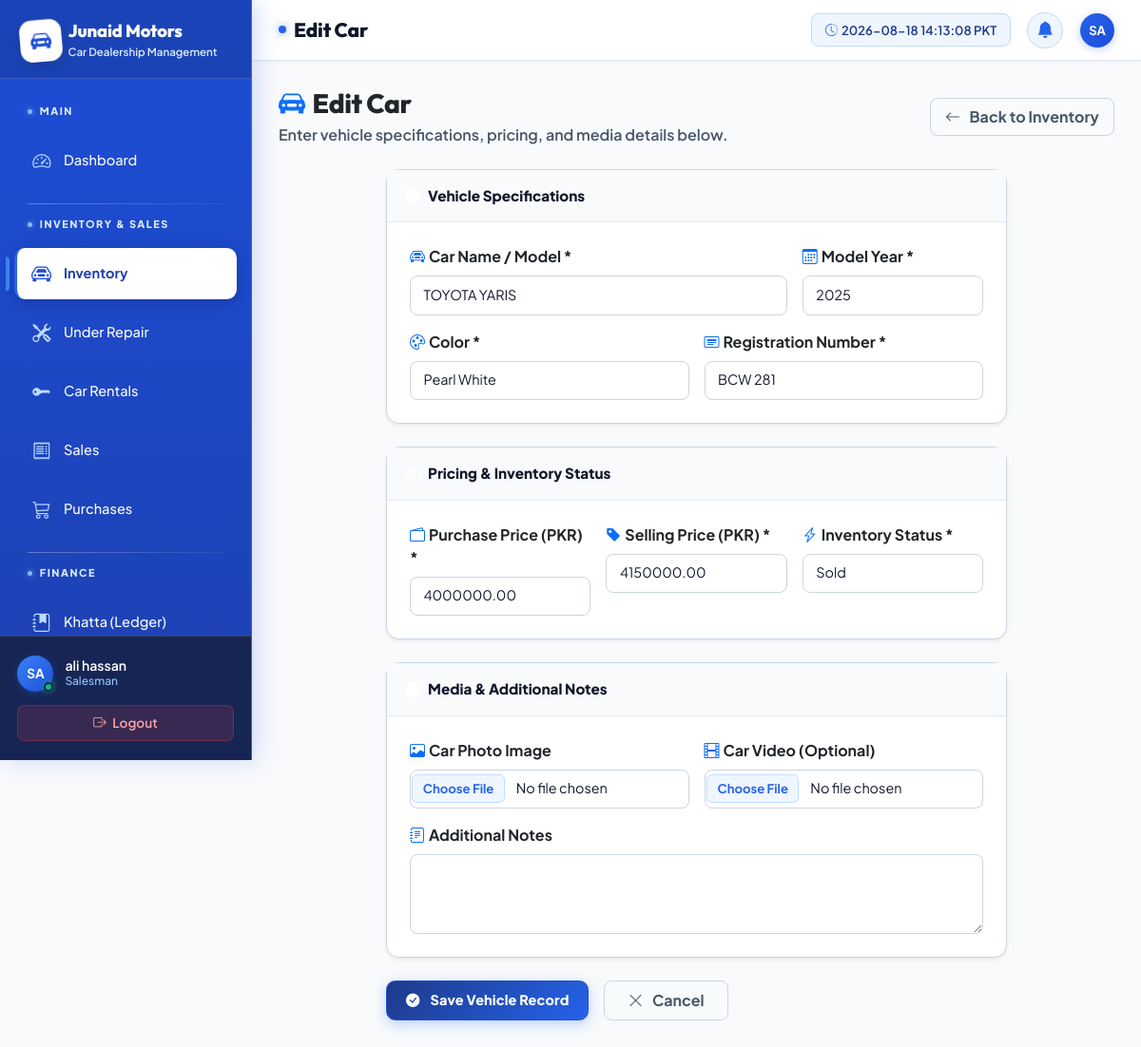
The app's page /inventory/15/edit/ (signed in) with its own data.
### apps/staff/models.py (models this page shows, shortened)
class StaffProfile(models.Model):
    ROLE_CHOICES = [
        ('admin', 'Admin'),
        ('manager', 'Manager'),
        ('salesman', 'Salesman'),
        ('accountant', 'Accountant'),
    ]
    user = models.OneToOneField(User, on_delete=models.CASCADE)
    role = models.CharField(max_length=20, choices=ROLE_CHOICES)
    phone = models.CharField(max_length=20)
    is_active = models.BooleanField(default=True)

### apps/inventory/models.py (models this page shows, shortened)
class Car(models.Model):
    STATUS_CHOICES = [
        ('available', 'Available'),
        ('reserved', 'Reserved'),
        ('sold', 'Sold'),
        ('under_repair', 'Under Repair'),
    ]
    name = models.CharField(max_length=200)
    model_year = models.IntegerField()
    color = models.CharField(max_length=100)
    registration_no = models.CharField(max_length=50, unique=True)
    purchase_price = models.DecimalField(max_digits=12, decimal_places=2)
    selling_price = models.DecimalField(max_digits=12, decimal_places=2)
    status = models.CharField(max_length=20, choices=STATUS_CHOICES, default='available')
    image = models.ImageField(upload_to='cars/', blank=True, null=True)
    video = models.FileField(upload_to='car_videos/', blank=True, null=True)
    entry_date = models.DateField(auto_now_add=True)
    notes = models.TextField(blank=True)

### apps/inventory/views.py (the view)
# urls.py: path('<int:pk>/edit/', views.edit_car, name='edit_car'),
@login_required
def edit_car(request, pk):
    car = get_object_or_404(Car, pk=pk)
    if request.method == 'POST':
        form = CarForm(request.POST, request.FILES, instance=car)
        if form.is_valid():
            form.save()
            messages.success(request, 'Car updated successfully.')
            return redirect('car_detail', pk=pk)
    else:
        form = CarForm(instance=car)
    return render(request, 'inventory/form.html', {'form': form, 'title': 'Edit Car', 'car': car})

### apps/inventory/forms.py
class CarForm(forms.ModelForm):
    class Meta:
        model = Car
        fields = ['name', 'model_year', 'color', 'registration_no',
                  'purchase_price', 'selling_price', 'status', 'image', 'video', 'notes']
        widgets = {
            'name': forms.TextInput(attrs={'class': DARK_INPUT, 'placeholder': 'e.g. Toyota Corolla'}),
            'model_year': forms.NumberInput(attrs={'class': DARK_INPUT, 'placeholder': '2023'}),
            'color': forms.TextInput(attrs={'class': DARK_INPUT, 'placeholder': 'e.g. Pearl White'}),
            'registration_no': forms.TextInput(attrs={'class': DARK_INPUT, 'placeholder': 'ABC-123'}),
            'purchase_price': forms.NumberInput(attrs={'class': DARK_INPUT, 'placeholder': 'Rs.'}),
            'selling_price': forms.NumberInput(attrs={'class': DARK_INPUT, 'placeholder': 'Rs.'}),
            'status': forms.Select(attrs={'class': DARK_SELECT}),
            'image': forms.FileInput(attrs={'class': DARK_INPUT}),
            'video': forms.FileInput(attrs={'class': DARK_INPUT}),
            'notes': forms.Textarea(attrs={'class': DARK_TEXTAREA, 'rows': 3}),
        }

### apps/dashboard/context_processors.py (called while the page is built)
def overdue_count(request):
    if request.user.is_authenticated:
        today = timezone.now().date()
        count = Installment.objects.filter(
            Q(status='overdue') | Q(status='pending', due_date__lt=today)
        ).count()
        return {'overdue_count': count}
    return {'overdue_count': 0}

### templates/inventory/form.html (shortened to what this page needs)
{% extends 'base.html' %}
{% block page_title %}{{ title }}{% endblock %}
{% block content %}
<div class="mb-4 d-flex align-items-center justify-content-between">
  <div>
    <h3 class="mb-1 text-dark fw-extra-bold"><i class="bi bi-car-front-fill text-primary me-2"></i>{{ title }}</h3>
    <p class="text-muted-custom mb-0 fs-7">Enter vehicle specifications, pricing, and media details below.</p>
  </div>
  <a href="{% url 'inventory_list' %}" class="btn-ghost fw-bold">
    <i class="bi bi-arrow-left me-1"></i>Back to Inventory
  </a>
</div>
<div class="row justify-content-center">
  <div class="col-lg-9">
    <form method="post" enctype="multipart/form-data">
      <div class="card mb-4 shadow-sm border-0" style="border:1px solid #CBD5E1 !important;">
        <div class="card-header bg-primary text-white py-3 fw-extra-bold">
          <i class="bi bi-info-circle-fill me-2 text-white"></i>Vehicle Specifications
        </div>
        <div class="card-body p-4">
          <div class="row g-3">
            <div class="col-md-8">
              <label class="form-label fw-bold text-dark fs-7">
                <i class="bi bi-car-front me-1 text-primary"></i>Car Name / Model *
              </label>
              {{ form.name }}
            </div>
            <div class="col-md-4">
              <label class="form-label fw-bold text-dark fs-7">
                <i class="bi bi-calendar3 me-1 text-primary"></i>Model Year *
              </label>
              {{ form.model_year }}
            </div>
            <div class="col-md-6">
              <label class="form-label fw-bold text-dark fs-7">
                <i class="bi bi-palette me-1 text-primary"></i>Color *
              </label>
              {{ form.color }}
            </div>
            <div class="col-md-6">
              <label class="form-label fw-bold text-dark fs-7">
                <i class="bi bi-card-heading me-1 text-primary"></i>Registration Number *
              </label>
              {{ form.registration_no }}
            </div>
          </div>
        </div>
      </div>
      <div class="card mb-4 shadow-sm border-0" style="border:1px solid #CBD5E1 !important;">
        <div class="card-header bg-primary text-white py-3 fw-extra-bold">
          <i class="bi bi-cash-stack me-2 text-white"></i>Pricing & Inventory Status
        </div>
        <div class="card-body p-4">
          <div class="row g-3">
            <div class="col-md-4">
              <label class="form-label fw-bold text-dark fs-7">
                <i class="bi bi-wallet2 me-1 text-primary"></i>Purchase Price (PKR) *
              </label>
              {{ form.purchase_price }}
            </div>
            <div class="col-md-4">
              <label class="form-label fw-bold text-dark fs-7">
                <i class="bi bi-tag-fill me-1 text-primary"></i>Selling Price (PKR) *
              </label>
              {{ form.selling_price }}
            </div>
            <div class="col-md-4">
              <label class="form-label fw-bold text-dark fs-7">
                <i class="bi bi-lightning-charge me-1 text-primary"></i>Inventory Status *
              </label>
              {{ form.status }}
            </div>
          </div>
        </div>
      </div>
      <div class="card mb-4 shadow-sm border-0" style="border:1px solid #CBD5E1 !important;">
        <div class="card-header bg-primary text-white py-3 fw-extra-bold">
          <i class="bi bi-camera-reels-fill me-2 text-white"></i>Media & Additional Notes
        </div>
        <div class="card-body p-4">
          <div class="row g-3">
            <div class="col-md-6">
              <label class="form-label fw-bold text-dark fs-7">
                <i class="bi bi-image me-1 text-primary"></i>Car Photo Image
              </label>
              {{ form.image }}
            </div>
            <div class="col-md-6">
              <label class="form-label fw-bold text-dark fs-7">
                <i class="bi bi-film me-1 text-primary"></i>Car Video (Optional)
              </label>
              {{ form.video }}
            </div>
            <div class="col-12">
              <label class="form-label fw-bold text-dark fs-7">
                <i class="bi bi-journal-text me-1 text-primary"></i>Additional Notes
              </label>
              {{ form.notes }}
            </div>
          </div>
        </div>
      </div>
      <div class="d-flex align-items-center gap-3 mt-4 mb-5">
        <button type="submit" class="btn-add-car px-4 py-2 fs-6 shadow-sm">
          <i class="bi bi-check-circle-fill me-1"></i>Save Vehicle Record
        </button>
        <a href="{% url 'inventory_list' %}" class="btn-ghost px-4 py-2 fs-6 fw-bold">
          <i class="bi bi-x-lg me-1"></i>Cancel
        </a>
      </div>
    </form>
  </div>
</div>
{% endblock %}

### templates/base.html (shortened to what this page needs)
{% load static %}
{% load humanize %}
<!DOCTYPE html>
<html lang="en" data-bs-theme="light">
<head>
  <link rel="stylesheet" href="https://cdn.jsdelivr.net/npm/bootstrap@5.3.3/dist/css/bootstrap.min.css">
  <link rel="stylesheet" href="https://cdn.jsdelivr.net/npm/bootstrap-icons@1.11.3/font/bootstrap-icons.min.css">
  <link rel="stylesheet" href="{% static 'css/tailwind.css' %}?v=12.0">
  <link rel="stylesheet" href="{% static 'css/custom.css' %}?v=12.0">
  <link rel="stylesheet" href="{% static 'css/animations.css' %}?v=12.0">
</head>
<body>
<nav id="sidebar">
  <div class="sidebar-logo">
    <div class="d-flex align-items-center gap-2">
      <div class="logo-icon-badge">
        <i class="bi bi-car-front-fill"></i>
      </div>
      <div>
        <h4>Junaid Motors</h4>
        <span>Car Dealership Management</span>
      </div>
    </div>
  </div>
  <div class="sidebar-nav">
    <span class="nav-section-label">Main</span>
    <a href="{% url 'dashboard' %}" class="sidebar-link {% if request.resolver_match.url_name == 'dashboard' %}active{% endif %}">
      <i class="bi bi-speedometer2"></i> <span>Dashboard</span>
    </a>
    <span class="nav-section-label">Inventory &amp; Sales</span>
    <a href="{% url 'inventory_list' %}" class="sidebar-link {% if 'inventory' in request.path and 'repair' not in request.path and 'rent' not in request.path %}active{% endif %}">
      <i class="bi bi-car-front"></i> <span>Inventory</span>
    </a>
    <a href="{% url 'repair_list' %}" class="sidebar-link {% if 'repair' in request.path %}active{% endif %}">
      <i class="bi bi-tools"></i> <span>Under Repair</span>
    </a>
    <a href="{% url 'rent_list' %}" class="sidebar-link {% if 'rent' in request.path %}active{% endif %}">
      <i class="bi bi-key-fill"></i> <span>Car Rentals</span>
    </a>
    <a href="{% url 'sales_list' %}" class="sidebar-link {% if 'sale' in request.path %}active{% endif %}">
      <i class="bi bi-receipt"></i> <span>Sales</span>
    </a>
    <a href="{% url 'purchase_list' %}" class="sidebar-link {% if 'purchase' in request.path %}active{% endif %}">
      <i class="bi bi-cart3"></i> <span>Purchases</span>
    </a>
    <span class="nav-section-label">Finance</span>
    <a href="{% url 'khatta_list' %}" class="sidebar-link {% if 'khatta' in request.path %}active{% endif %}">
      <i class="bi bi-journal-bookmark-fill"></i> <span>Khatta (Ledger)</span>
    </a>
  </div>
  <div class="sidebar-footer">
    <div class="user-info">
      <div class="avatar-container">
        <div class="avatar-circle">{{ request.user.username|upper|slice:":2" }}</div>
        <span class="status-indicator online"></span>
      </div>
      <div>
        <div class="user-name">{{ request.user.get_full_name|default:request.user.username }}</div>
        <div class="user-role">
          {% if request.user.staffprofile %}{{ request.user.staffprofile.get_role_display }}{% else %}Admin{% endif %}
        </div>
      </div>
    </div>
    <a href="{% url 'staff_logout' %}" class="btn-logout w-100 text-center d-block">
      <i class="bi bi-box-arrow-right me-1"></i> Logout
    </a>
  </div>
</nav>
<div id="main-content">
  <div id="top-navbar">
    <div class="d-flex align-items-center gap-3">
      <h1 class="page-title">{% block page_title %}Dashboard{% endblock %}</h1>
    </div>
    <div class="navbar-actions">
      <div id="live-clock-wrapper">
        <i class="bi bi-clock-history text-amber me-1"></i>
        <span id="live-clock"></span>
      </div>
      <a href="{% url 'installment_list' %}?status=overdue" class="notif-btn text-decoration-none" title="Notifications">
        <i class="bi bi-bell-fill"></i>
      </a>
      <div class="avatar-circle navbar-avatar" title="{{ request.user.username }}">{{ request.user.username|upper|slice:":2" }}</div>
    </div>
  </div>
  <div id="content-area">
    {% block content %}{% endblock %}
  </div>
</div>
</body>
</html>

### static/css/animations.css (style rules this page uses)
.card, .stat-card, .inventory-card, .lead-card, .form-section-card { transition: transform 0.25s cubic-bezier(0.4, 0, 0.2, 1), box-shadow 0.25s cubic-bezier(0.4, 0, 0.2, 1), border-color 0.25s ease; }
button, .btn, .btn-amber, .btn-primary, .btn-ghost, .btn-outline-amber, .quick-action-btn { transition: all 0.2s cubic-bezier(0.4, 0, 0.2, 1) !important; }

### records on screen
Car: name "TOYOTA YARIS", model_year "2025", color "Pearl White", registration_no "BCW 281", purchase_price "4000000.00", selling_price "4150000.00", status "Sold"

### other values on screen
{{ request.user.username|upper|slice:":2" }} "SA"
{{ request.user.get_full_name|default:request.user.username }} "ali hassan"
{{ request.user.staffprofile.get_role_display }} "Salesman"
{{ title }} "Edit Car"
